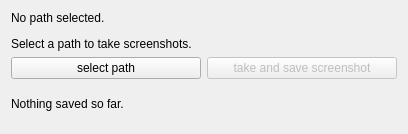
<?xml version="1.0" encoding="UTF-8"?>
<ui version="4.0">
 <class>screenshotWindow</class>
 <widget class="QWidget" name="screenshotWindow">
  <property name="geometry">
   <rect>
    <x>0</x>
    <y>0</y>
    <width>408</width>
    <height>134</height>
   </rect>
  </property>
  <property name="windowTitle">
   <string>Form</string>
  </property>
  <layout class="QGridLayout" name="gridLayout">
   <item row="0" column="0" colspan="2">
    <widget class="QLabel" name="lbl_fileName">
     <property name="text">
      <string>&lt;html&gt;&lt;head/&gt;&lt;body&gt;&lt;p&gt;No path selected.&lt;/p&gt;&lt;p&gt;Select a path to take screenshots.&lt;/p&gt;&lt;/body&gt;&lt;/html&gt;</string>
     </property>
     <property name="wordWrap">
      <bool>true</bool>
     </property>
    </widget>
   </item>
   <item row="1" column="0">
    <widget class="QPushButton" name="btn_selectFile">
     <property name="text">
      <string>select path</string>
     </property>
    </widget>
   </item>
   <item row="1" column="1">
    <widget class="QPushButton" name="btn_screenshot">
     <property name="enabled">
      <bool>false</bool>
     </property>
     <property name="text">
      <string>take and save screenshot</string>
     </property>
    </widget>
   </item>
   <item row="2" column="0" colspan="2">
    <widget class="QLabel" name="lbl_status">
     <property name="text">
      <string>Nothing saved so far.</string>
     </property>
    </widget>
   </item>
  </layout>
 </widget>
 <resources/>
 <connections/>
</ui>
